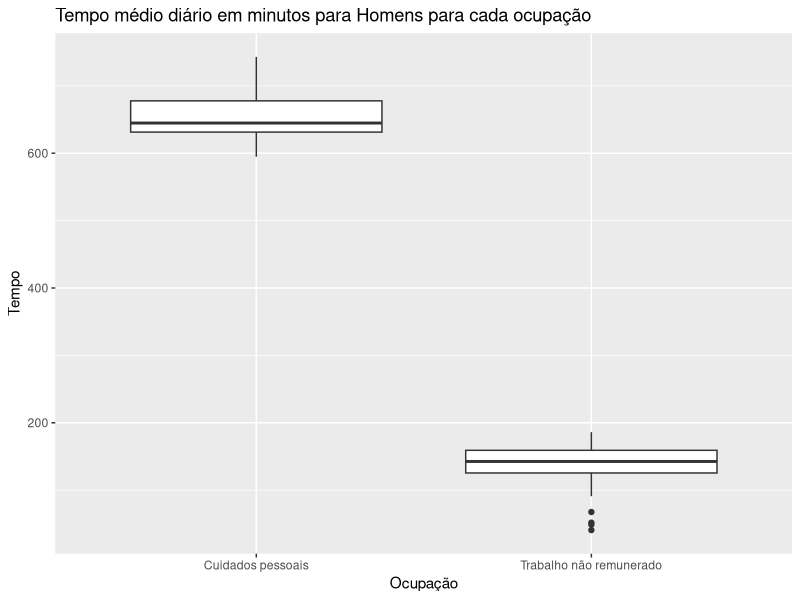

Write R code to recreate this figure.
library(ggplot2)

data <- read.csv("TIME_USE_24092022.csv", sep = ",")
data <- subset(data, País != "África do Sul")
data_men <- subset(data, Sexo == "Homens" & (Ocupação == "Cuidados pessoais" | Ocupação == "Trabalho não remunerado"))

ggplot(data_men, aes(x = Ocupação, y = Tempo)) +
  geom_boxplot() +
  ggtitle("Tempo médio diário em minutos para Homens para cada ocupação")


